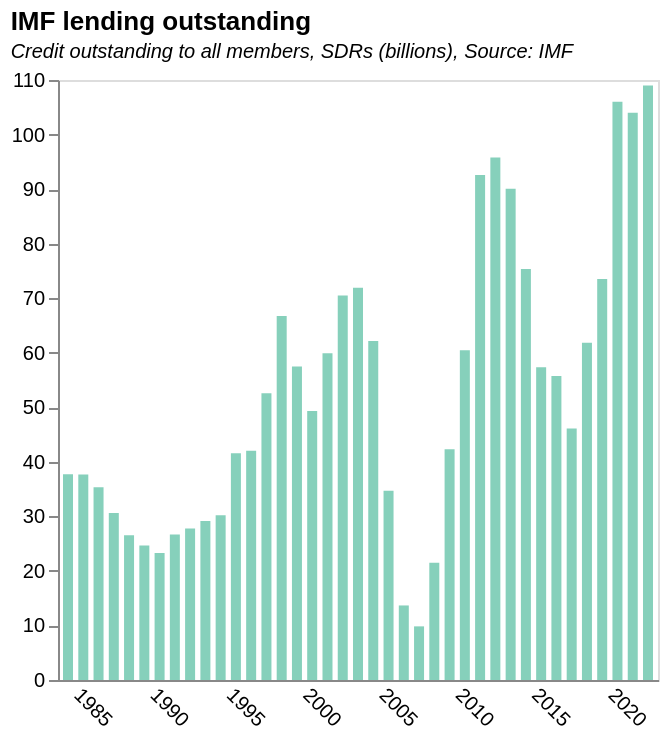

Write the Vega-Lite specification saved for this chart.
### Vega-Lite specification from a JSON file in a GitHub repository (floating-point values rounded to 4 significant figures)
{"$schema": "https://vega.github.io/schema/vega-lite/v5.json", "title": {"text": "IMF lending outstanding ", "subtitle": "Credit outstanding to all members, SDRs (billions), Source: IMF", "subtitleFontStyle": "italic", "subtitleFontSize": 10, "anchor": "start", "color": "black"}, "data": {"values": [{"Date": "08/31/2022", "GRA Purchases": "93769635059", "PRGT 1/2/": "15254184552", "Totals": "1.09E+11", "Year": "2022", "Total_billions ": "109.0238196", "": "", "WorldGDP_billions": "", "Total_GDP_adjusted_billions": ""}, {"Date": "12/31/2021", "GRA Purchases": "89474552025", "PRGT 1/2/": "14554823681", "Totals": "1.04E+11", "Year": "2021", "Total_billions ": "104.0293757", "": "", "WorldGDP_billions": "96292.574", "Total_GDP_adjusted_billions": "1.08E-03"}, {"Date": "12/31/2020", "GRA Purchases": "93408630285", "PRGT 1/2/": "12481816684", "Totals": "1.06E+11", "Year": "2020", "Total_billions ": "105.890447", "": "", "WorldGDP_billions": "85238.623", "Total_GDP_adjusted_billions": "1.24E-03"}, {"Date": "12/31/2019", "GRA Purchases": "66945509865", "PRGT 1/2/": "6590835450", "Totals": "73536345315", "Year": "2019", "Total_billions ": "73.53634532", "": "Adjusted by dividing by world GDP in current prices (USD)", "WorldGDP_billions": "87536.338", "Total_GDP_adjusted_billions": "8.40E-04"}, {"Date": "12/31/2018", "GRA Purchases": "55395611392", "PRGT 1/2/": "6426181029", "Totals": "61821792421", "Year": "2018", "Total_billions ": "61.82179242", "": "", "WorldGDP_billions": "86084.955", "Total_GDP_adjusted_billions": "7.18E-04"}, {"Date": "12/31/2017", "GRA Purchases": "39585385873", "PRGT 1/2/": "6522280669", "Totals": "46107666542", "Year": "2017", "Total_billions ": "46.10766654", "": "", "WorldGDP_billions": "80945.405", "Total_GDP_adjusted_billions": "5.70E-04"}, {"Date": "12/31/2016", "GRA Purchases": "49267630851", "PRGT 1/2/": "6482647937", "Totals": "55750278788", "Year": "2016", "Total_billions ": "55.75027879", "": "", "WorldGDP_billions": "76267.375", "Total_GDP_adjusted_billions": "7.31E-04"}, {"Date": "12/31/2015", "GRA Purchases": "50757840741", "PRGT 1/2/": "6575911158", "Totals": "57333751899", "Year": "2015", "Total_billions ": "57.3337519", "": "", "WorldGDP_billions": "75042.63", "Total_GDP_adjusted_billions": "7.64E-04"}, {"Date": "12/31/2014", "GRA Purchases": "69041563463", "PRGT 1/2/": "6292755583", "Totals": "75334319046", "Year": "2014", "Total_billions ": "75.33431905", "": "", "WorldGDP_billions": "79321.72", "Total_GDP_adjusted_billions": "9.50E-04"}, {"Date": "12/31/2013", "GRA Purchases": "83899249061", "PRGT 1/2/": "6174392682", "Totals": "90073641743", "Year": "2013", "Total_billions ": "90.07364174", "": "", "WorldGDP_billions": "77290.82", "Total_GDP_adjusted_billions": "1.17E-03"}, {"Date": "12/31/2012", "GRA Purchases": "90042348252", "PRGT 1/2/": "5766292503", "Totals": "95808640755", "Year": "2012", "Total_billions ": "95.80864076", "": "", "WorldGDP_billions": "75116.959", "Total_GDP_adjusted_billions": "1.28E-03"}, {"Date": "12/31/2011", "GRA Purchases": "87276915790", "PRGT 1/2/": "5308609594", "Totals": "92585525384", "Year": "2011", "Total_billions ": "92.58552538", "": "", "WorldGDP_billions": "73747.749", "Total_GDP_adjusted_billions": "1.26E-03"}, {"Date": "12/31/2010", "GRA Purchases": "55620104510", "PRGT 1/2/": "4819344134", "Totals": "60439448644", "Year": "2010", "Total_billions ": "60.43944864", "": "", "WorldGDP_billions": "66435.818", "Total_GDP_adjusted_billions": "9.10E-04"}, {"Date": "12/31/2009", "GRA Purchases": "37221142436", "PRGT 1/2/": "5079705286", "Totals": "42300847722", "Year": "2009", "Total_billions ": "42.30084772", "": "", "WorldGDP_billions": "60731.151", "Total_GDP_adjusted_billions": "6.97E-04"}, {"Date": "12/31/2008", "GRA Purchases": "17514964723", "PRGT 1/2/": "3972372030", "Totals": "21487336753", "Year": "2008", "Total_billions ": "21.48733675", "": "", "WorldGDP_billions": "64108.44", "Total_GDP_adjusted_billions": "3.35E-04"}, {"Date": "12/31/2007", "GRA Purchases": "6036146757", "PRGT 1/2/": "3796945581", "Totals": "9833092338", "Year": "2007", "Total_billions ": "9.833092338", "": "", "WorldGDP_billions": "58443.072", "Total_GDP_adjusted_billions": "1.68E-04"}, {"Date": "12/31/2006", "GRA Purchases": "9822640239", "PRGT 1/2/": "3844020520", "Totals": "13666660759", "Year": "2006", "Total_billions ": "13.66666076", "": "", "WorldGDP_billions": "51762.962", "Total_GDP_adjusted_billions": "2.64E-04"}, {"Date": "12/31/2005", "GRA Purchases": "28432143237", "PRGT 1/2/": "6282121668", "Totals": "34714264905", "Year": "2005", "Total_billions ": "34.71426491", "": "", "WorldGDP_billions": "47792.249", "Total_GDP_adjusted_billions": "7.26E-04"}, {"Date": "12/31/2004", "GRA Purchases": "55373766674", "PRGT 1/2/": "6766029353", "Totals": "62139796027", "Year": "2004", "Total_billions ": "62.13979603", "": "", "WorldGDP_billions": "44116.922", "Total_GDP_adjusted_billions": "1.41E-03"}, {"Date": "12/31/2003", "GRA Purchases": "65032062712", "PRGT 1/2/": "6880893268", "Totals": "71912955980", "Year": "2003", "Total_billions ": "71.91295598", "": "", "WorldGDP_billions": "39193.343", "Total_GDP_adjusted_billions": "1.83E-03"}, {"Date": "12/31/2002", "GRA Purchases": "63601058794", "PRGT 1/2/": "6868671012", "Totals": "70469729806", "Year": "2002", "Total_billions ": "70.46972981", "": "", "WorldGDP_billions": "34900.086", "Total_GDP_adjusted_billions": "2.02E-03"}, {"Date": "12/31/2001", "GRA Purchases": "53477225409", "PRGT 1/2/": "6424578684", "Totals": "59901804093", "Year": "2001", "Total_billions ": "59.90180409", "": "", "WorldGDP_billions": "33788.307", "Total_GDP_adjusted_billions": "1.77E-03"}, {"Date": "12/31/2000", "GRA Purchases": "42990531049", "PRGT 1/2/": "6331595468", "Totals": "49322126517", "Year": "2000", "Total_billions ": "49.32212652", "": "", "WorldGDP_billions": "34039.874", "Total_GDP_adjusted_billions": "1.45E-03"}, {"Date": "12/31/1999", "GRA Purchases": "51061861875", "PRGT 1/2/": "6434274362", "Totals": "57496136237", "Year": "1999", "Total_billions ": "57.49613624", "": "", "WorldGDP_billions": "32949.687", "Total_GDP_adjusted_billions": "1.74E-03"}, {"Date": "12/31/1998", "GRA Purchases": "60451017051", "PRGT 1/2/": "6288825925", "Totals": "66739842976", "Year": "1998", "Total_billions ": "66.73984298", "": "", "WorldGDP_billions": "31824.477", "Total_GDP_adjusted_billions": "2.10E-03"}, {"Date": "12/31/1997", "GRA Purchases": "46559033783", "PRGT 1/2/": "6009867422", "Totals": "52568901205", "Year": "1997", "Total_billions ": "52.56890121", "": "", "WorldGDP_billions": "31979.647", "Total_GDP_adjusted_billions": "1.64E-03"}, {"Date": "12/31/1996", "GRA Purchases": "36127472805", "PRGT 1/2/": "5881609752", "Totals": "42009082557", "Year": "1996", "Total_billions ": "42.00908256", "": "", "WorldGDP_billions": "32068.872", "Total_GDP_adjusted_billions": "1.31E-03"}, {"Date": "12/31/1995", "GRA Purchases": "35929173412", "PRGT 1/2/": "5657438528", "Totals": "41586611940", "Year": "1995", "Total_billions ": "41.58661194", "": "", "WorldGDP_billions": "31199.71", "Total_GDP_adjusted_billions": "1.33E-03"}, {"Date": "12/31/1994", "GRA Purchases": "25611676952", "PRGT 1/2/": "4599768498", "Totals": "30211445450", "Year": "1994", "Total_billions ": "30.21144545", "": "", "WorldGDP_billions": "27985.29", "Total_GDP_adjusted_billions": "1.08E-03"}, {"Date": "12/31/1993", "GRA Purchases": "25196745031", "PRGT 1/2/": "3942792899", "Totals": "29139537930", "Year": "1993", "Total_billions ": "29.13953793", "": "", "WorldGDP_billions": "26039.542", "Total_GDP_adjusted_billions": "1.12E-03"}, {"Date": "12/31/1992", "GRA Purchases": "23967172718", "PRGT 1/2/": "3804463796", "Totals": "27771636514", "Year": "1992", "Total_billions ": "27.77163651", "": "", "WorldGDP_billions": "25328.261", "Total_GDP_adjusted_billions": "1.10E-03"}, {"Date": "12/31/1991", "GRA Purchases": "23378573926", "PRGT 1/2/": "3285717796", "Totals": "26664291722", "Year": "1991", "Total_billions ": "26.66429172", "": "", "WorldGDP_billions": "24492.481", "Total_GDP_adjusted_billions": "1.09E-03"}, {"Date": "12/31/1990", "GRA Purchases": "20731851093", "PRGT 1/2/": "2571911617", "Totals": "23303762710", "Year": "1990", "Total_billions ": "23.30376271", "": "", "WorldGDP_billions": "23654.018", "Total_GDP_adjusted_billions": "9.85E-04"}, {"Date": "12/31/1989", "GRA Purchases": "22315104224", "PRGT 1/2/": "2334886562", "Totals": "24649990786", "Year": "1989", "Total_billions ": "24.64999079", "": "", "WorldGDP_billions": "20122.142", "Total_GDP_adjusted_billions": "1.23E-03"}, {"Date": "12/31/1988", "GRA Purchases": "24750004884", "PRGT 1/2/": "1773964293", "Totals": "26523969177", "Year": "1988", "Total_billions ": "26.52396918", "": "", "WorldGDP_billions": "19125.335", "Total_GDP_adjusted_billions": "1.39E-03"}, {"Date": "12/31/1987", "GRA Purchases": "28751979125", "PRGT 1/2/": "1866342930", "Totals": "30618322055", "Year": "1987", "Total_billions ": "30.61832206", "": "", "WorldGDP_billions": "17008.945", "Total_GDP_adjusted_billions": "1.80E-03"}, {"Date": "12/31/1986", "GRA Purchases": "33334905644", "PRGT 1/2/": "2013169931", "Totals": "35348075575", "Year": "1986", "Total_billions ": "35.34807558", "": "", "WorldGDP_billions": "14771.979", "Total_GDP_adjusted_billions": "2.39E-03"}, {"Date": "12/31/1985", "GRA Purchases": "35194787249", "PRGT 1/2/": "2470247948", "Totals": "37665035197", "Year": "1985", "Total_billions ": "37.6650352", "": "", "WorldGDP_billions": "12523.328", "Total_GDP_adjusted_billions": "3.01E-03"}, {"Date": "12/31/1984", "GRA Purchases": "34936772393", "PRGT 1/2/": "2769874900", "Totals": "37706647293", "Year": "1984", "Total_billions ": "37.70664729", "": "", "WorldGDP_billions": "11997.41", "Total_GDP_adjusted_billions": "3.14E-03"}, {"Date": "", "GRA Purchases": "", "PRGT 1/2/": "", "Totals": "", "Year": "", "Total_billions ": "", "": "", "WorldGDP_billions": "", "Total_GDP_adjusted_billions": ""}, {"Date": "", "GRA Purchases": "", "PRGT 1/2/": "", "Totals": "", "Year": "", "Total_billions ": "", "": "", "WorldGDP_billions": "", "Total_GDP_adjusted_billions": ""}, {"Date": " 1/ Includes loans under the Structural Adjustment Facility and Trust Fund.", "GRA Purchases": "", "PRGT 1/2/": "", "Totals": "", "Year": "", "Total_billions ": "", "": "", "WorldGDP_billions": "", "Total_GDP_adjusted_billions": ""}, {"Date": "", "GRA Purchases": "", "PRGT 1/2/": "", "Totals": "", "Year": "", "Total_billions ": "", "": "", "WorldGDP_billions": "", "Total_GDP_adjusted_billions": ""}, {"Date": " 2/ Formerly PRGF-ESF.", "GRA Purchases": "", "PRGT 1/2/": "", "Totals": "", "Year": "", "Total_billions ": "", "": "", "WorldGDP_billions": "", "Total_GDP_adjusted_billions": ""}], "format": {"parse": {"Year": "date"}}}, "transform": [{"calculate": "datum.Totals/1000000000", "as": "billions"}], "height": 300, "width": 300, "mark": {"type": "bar", "color": "#86d0bb"}, "encoding": {"x": {"field": "Year", "type": "temporal", "axis": {"title": null, "grid": false, "ticks": false, "labelAngle": 45}}, "y": {"field": "billions", "type": "quantitative", "title": "", "axis": {"grid": false}}}}
